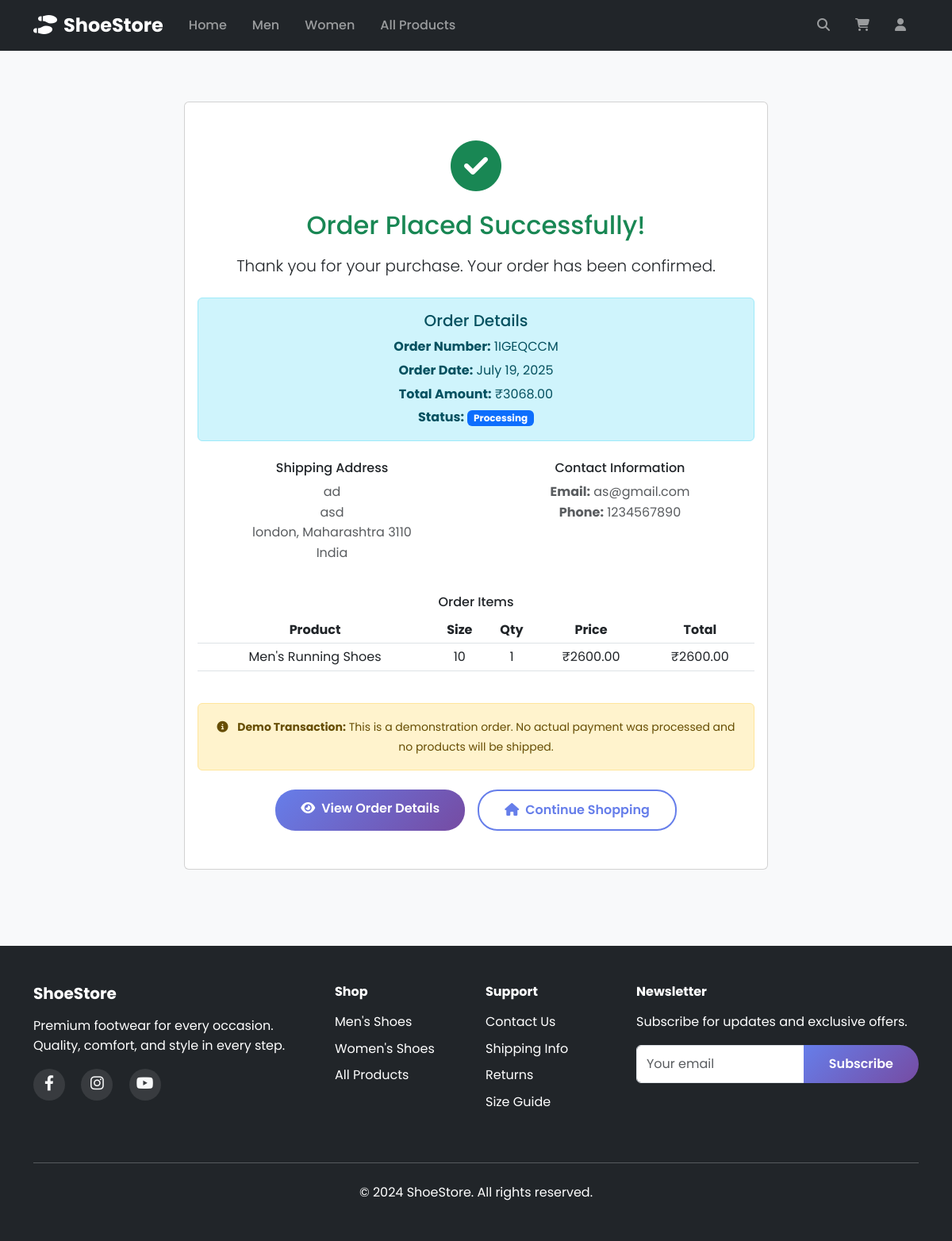
Screenshot of /order-success/1IGEQCCM/ with the database file from the repository.
### store/models.py (models this page shows, shortened)
class Order(models.Model):
    STATUS_CHOICES = [
        ('pending', 'Pending'),
        ('processing', 'Processing'),
        ('shipped', 'Shipped'),
        ('delivered', 'Delivered'),
        ('cancelled', 'Cancelled'),
    ]
    order_number = models.CharField(max_length=20, unique=True)
    customer_name = models.CharField(max_length=100)
    customer_email = models.EmailField()
    customer_phone = models.CharField(max_length=20)
    shipping_address = models.TextField()
    city = models.CharField(max_length=50)
    state = models.CharField(max_length=50)
    postal_code = models.CharField(max_length=10)
    country = models.CharField(max_length=50, default='India')
    subtotal = models.DecimalField(max_digits=10, decimal_places=2)
    shipping_cost = models.DecimalField(max_digits=10, decimal_places=2, default=0)
    tax = models.DecimalField(max_digits=10, decimal_places=2, default=0)
    total = models.DecimalField(max_digits=10, decimal_places=2)
    status = models.CharField(max_length=20, choices=STATUS_CHOICES, default='pending')
    payment_method = models.CharField(max_length=50, default='Credit Card')
    payment_status = models.CharField(max_length=20, default='pending')
    created = models.DateTimeField(auto_now_add=True)
    updated = models.DateTimeField(auto_now=True)
    class Meta:
        ordering = ['-created']

class OrderItem(models.Model):
    order = models.ForeignKey(Order, related_name='items', on_delete=models.CASCADE)
    product = models.ForeignKey(Product, on_delete=models.CASCADE)
    size = models.CharField(max_length=10, blank=True, null=True)
    quantity = models.PositiveIntegerField(default=1)
    price = models.DecimalField(max_digits=10, decimal_places=2)
    @property
    def subtotal(self):
        return self.price * self.quantity

class Product(models.Model):
    GENDER_CHOICES = [
        ('M', 'Men'),
        ('W', 'Women'),
        ('U', 'Unisex'),
    ]
    name = models.CharField(max_length=200)
    slug = models.SlugField(max_length=200, unique=True)
    category = models.ForeignKey(Category, related_name='products', on_delete=models.CASCADE)
    gender = models.CharField(max_length=1, choices=GENDER_CHOICES, default='U')
    description = models.TextField()
    price = models.DecimalField(max_digits=10, decimal_places=2)
    sale_price = models.DecimalField(max_digits=10, decimal_places=2, blank=True, null=True)
    image = models.ImageField(upload_to='products/', blank=True, null=True)
    available = models.BooleanField(default=True)
    created = models.DateTimeField(auto_now_add=True)
    updated = models.DateTimeField(auto_now=True)
    featured = models.BooleanField(default=False)
    class Meta:
        ordering = ['name']
        indexes = [
            models.Index(fields=['id', 'slug']),
        ]

### store/views.py (the view)
# urls.py: path('order-success/<str:order_number>/', views.order_success, name='order_success'),
def order_success(request, order_number):
    order = get_object_or_404(Order, order_number=order_number)
    return render(request, 'store/order_success.html', {'order': order})

### store/context_processors.py (called while the page is built)
def cart_count(request):
    cart = request.session.get('cart', {})
    cart_count = sum(item.get('quantity', 0) for item in cart.values())
    return {'cart_count': cart_count}

### templates/store/order_success.html (shortened to what this page needs)
{% extends 'store/base.html' %}
{% block content %}
<div class="container py-5">
    <div class="row justify-content-center">
        <div class="col-lg-8">
            <div class="card text-center">
                <div class="card-body py-5">
                    <div class="mb-4">
                        <i class="fas fa-check-circle text-success" style="font-size: 4rem;"></i>
                    </div>
                    <h2 class="text-success mb-3">Order Placed Successfully!</h2>
                    <p class="lead mb-4">Thank you for your purchase. Your order has been confirmed.</p>
                    <div class="alert alert-info">
                        <h5>Order Details</h5>
                        <p class="mb-1"><strong>Order Number:</strong> {{ order.order_number }}</p>
                        <p class="mb-1"><strong>Order Date:</strong> {{ order.created|date:"F j, Y" }}</p>
                        <p class="mb-1"><strong>Total Amount:</strong> ₹{{ order.total }}</p>
                        <p class="mb-0"><strong>Status:</strong> <span class="badge bg-primary">{{ order.get_status_display }}</span></p>
                    </div>
                    <div class="row mt-4">
                        <div class="col-md-6">
                            <h6>Shipping Address</h6>
                            <p class="text-muted">
                                {{ order.customer_name }}<br>
                                {{ order.shipping_address }}<br>
                                {{ order.city }}, {{ order.state }} {{ order.postal_code }}<br>
                                {{ order.country }}
                            </p>
                        </div>
                        <div class="col-md-6">
                            <h6>Contact Information</h6>
                            <p class="text-muted">
                                <strong>Email:</strong> {{ order.customer_email }}<br>
                                <strong>Phone:</strong> {{ order.customer_phone }}
                            </p>
                        </div>
                    </div>
                    <div class="mt-4">
                        <h6>Order Items</h6>
                        <div class="table-responsive">
                            <table class="table table-sm">
                                <thead>
                                    <tr>
                                        <th>Product</th>
                                        <th>Size</th>
                                        <th>Qty</th>
                                        <th>Price</th>
                                        <th>Total</th>
                                    </tr>
                                </thead>
                                <tbody>
                                    {% for item in order.items.all %}
                                    <tr>
                                        <td>{{ item.product.name }}</td>
                                        <td>{{ item.size|default:"-" }}</td>
                                        <td>{{ item.quantity }}</td>
                                        <td>₹{{ item.price }}</td>
                                        <td>₹{{ item.subtotal }}</td>
                                    </tr>
                                    {% endfor %}
                                </tbody>
                            </table>
                        </div>
                    </div>
                    <div class="alert alert-warning mt-4">
                        <small>
                            <i class="fas fa-info-circle me-2"></i>
                            <strong>Demo Transaction:</strong> This is a demonstration order. No actual payment was processed and no products will be shipped.
                        </small>
                    </div>
                    <div class="d-grid gap-2 d-md-flex justify-content-md-center mt-4">
                        <a href="{% url 'store:order_detail' order.order_number %}" class="btn btn-primary me-md-2">
                            <i class="fas fa-eye me-2"></i>View Order Details
                        </a>
                        <a href="{% url 'store:home' %}" class="btn btn-outline-primary">
                            <i class="fas fa-home me-2"></i>Continue Shopping
                        </a>
                    </div>
                </div>
            </div>
        </div>
    </div>
</div>
{% endblock %}

### static/css/style.css (style rules this page uses)
* { margin: 0; padding: 0; box-sizing: border-box; }
body { font-family: 'Poppins', sans-serif; line-height: 1.6; color: #333; background-color: #f8f9fa; overflow-x: hidden; }
.btn-primary { background: linear-gradient(135deg, #667eea 0%, #764ba2 100%); border: none; border-radius: 25px; padding: 0.75rem 2rem; font-weight: 600; transition: all 0.3s ease; white-space: nowrap; }
.btn-outline-primary { border: 2px solid #667eea; color: #667eea; border-radius: 25px; padding: 0.75rem 2rem; font-weight: 600; transition: all 0.3s ease; white-space: nowrap; }

### rows the page displays
Order: order_number "1IGEQCCM", created "July 19, 2025", total "3068.00", status "Processing", customer_name "ad", shipping_address "asd", city "london", state "Maharashtra", postal_code "3110", country "India", customer_email "as@gmail.com", customer_phone "1234567890"
OrderItem: product.name "Men's Running Shoes", size "10", quantity "1", price "2600.00", subtotal "2600.00"
